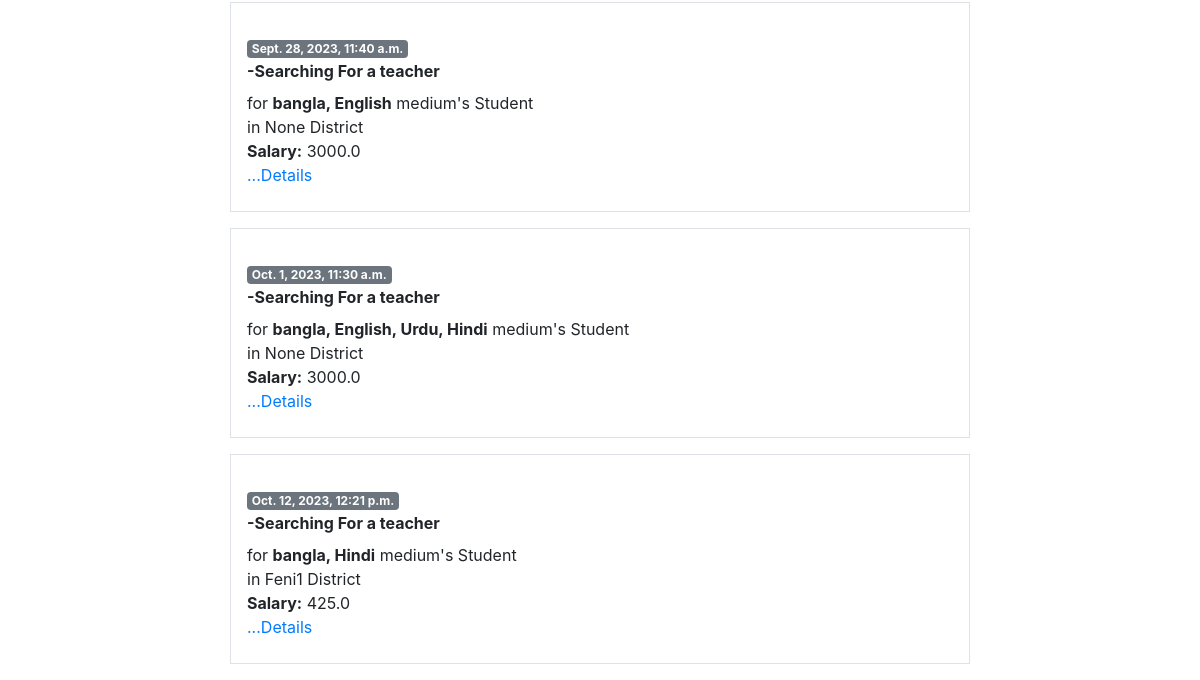
/ (lower part), run on an earlier commit of the app's database.
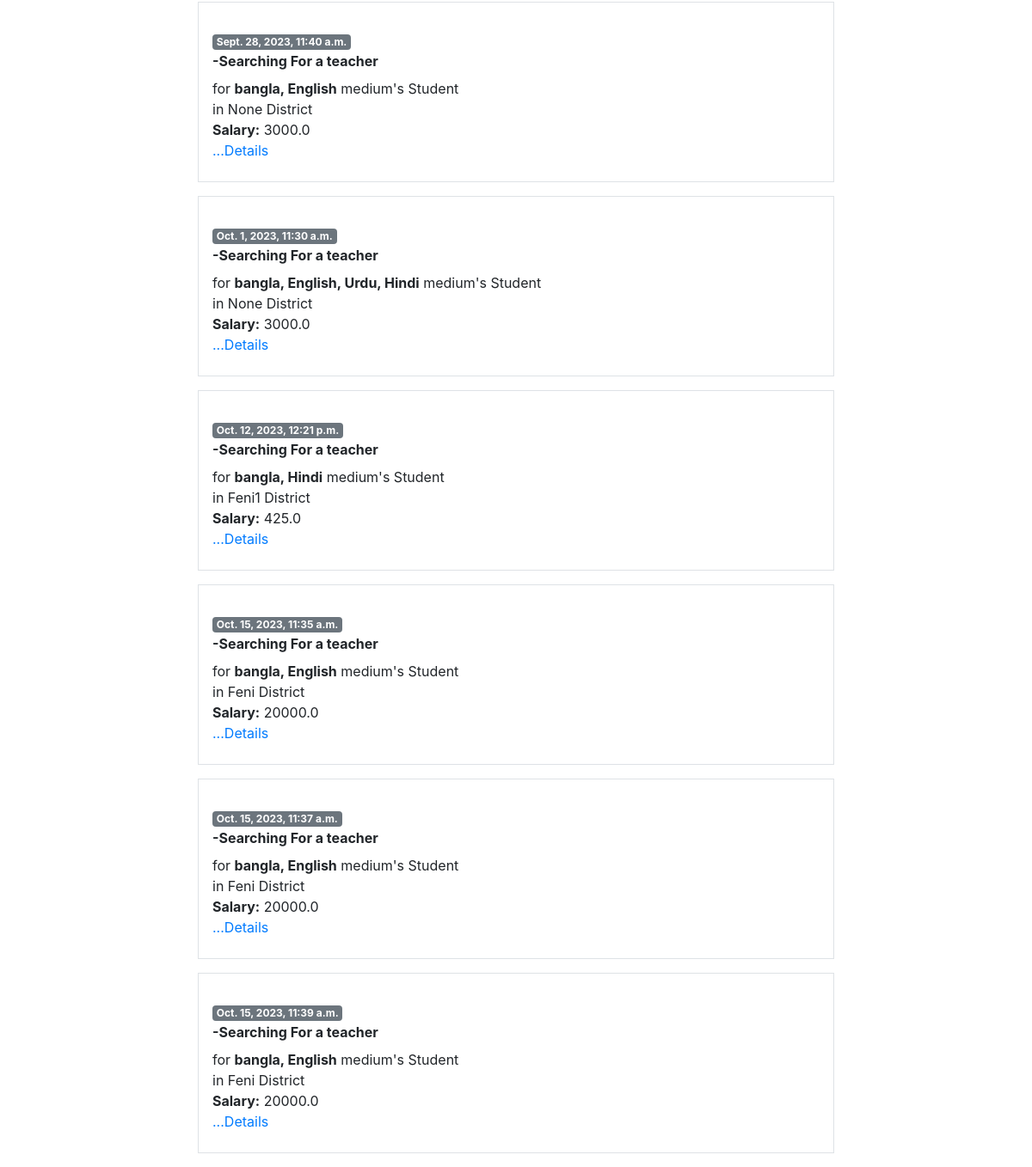
And on a later commit of the database.
### tuition_App/models.py (models this page shows, shortened)
class Post(models.Model):
    CATEGORY = (
        ("Teacher", "Teacher"),
        ("Student", "Student"),
    )
    MEDIUM = (
        ("bangla", "bangla"),
        ("English", "English"),
        ("Urdu", "Urdu"),
        ("Hindi", "Hindi"),
        ("Arabic", "Arabic"),
    )
    user = models.ForeignKey(User, on_delete=models.CASCADE, blank=True, null=True)
    id = models.AutoField(primary_key=True)
    title = models.CharField(max_length=101)
    slug = models.CharField(max_length=100, default=title)
    email = models.EmailField()
    salary = models.FloatField()
    details = models.TextField()
    available = models.BooleanField()
    category = models.CharField(max_length=100, choices=CATEGORY)
    created_at = models.DateTimeField(default=now)
    image = models.ImageField(default="default.jpg", upload_to="tuition/images")
    medium = MultiSelectField(
        max_length=100, max_choices=5, choices=MEDIUM, default="bangla"
    )
    subject = models.ManyToManyField(Subject, related_name="subject_set")
    class_in = models.ManyToManyField(Class_in, related_name="class_set")
    district = models.CharField(max_length=100, null=True, blank=True)
    likes = models.ManyToManyField(User, related_name="post_likes")
    views = models.ManyToManyField(User, related_name="post_views")
    objects = models.Manager()
    items = PostManager()

### tuition_App/views.py (the view)
# urls.py: path("", PostListView.as_view(), name="homeview"),
class PostListView(ListView):
    template_name = "tuition/postlist.html"
    queryset = Post.objects.all()
    context_object_name = "posts"
    def get_context_data(self, *args, **kwargs):
        context = super().get_context_data(*args, **kwargs)
        posts = context.get("object_list")
        context["posts"] = posts
        context["subjects"] = Subject.objects.all()
        context["classes"] = Class_in.objects.all()
        return context

### tuition_App/models.py (called while the page is built)
    def __str__(self):
        return self.name

    def __str__(self):
        return self.name

### templates/tuition/postlist.html (shortened to what this page needs)
{% extends 'basic.html' %}
{% block body %}
<div class="container">
    {% for p in posts %}
    <div class="col-md-8 offset-md-2 mb-3 p-3 border">
        <div class="row  my-2 position-relative">
            <div class="col d-flex flex-column">
                <strong class="d-inline-block mb-2">
                    <div>
                        <span class="badge badge-secondary">{{p.created_at}}</span>
                        <a href="/session/otherprofile/{{user.username}}/">{{user.username}}</a> <br>
                    </div>
                    -Searching For a teacher
                </strong>
                <div class="preview">
                    for <b> {{p.medium}}</b> medium's Student <br>
                    in {{p.district}} District <br>
                    <b>Salary:</b> {{p.salary}} <br>
                    <p class="card-text">
                        <a href="/tuition_App/postdetail/{{p.id}}/"> ...Details</a>
                    </p>
                </div>
            </div>
        </div>
    </div>
    {% endfor %}
</div>
{% endblock body %}

What changed in the data, as far as the page shows it:
added Post: created_at "Oct. 15, 2023, 11:35 a.m.", medium "bangla, English", district "Feni", salary "20000.0"
added Post: created_at "Oct. 15, 2023, 11:37 a.m.", medium "bangla, English", district "Feni", salary "20000.0"
added Post: created_at "Oct. 15, 2023, 11:39 a.m.", medium "bangla, English", district "Feni", salary "20000.0"
